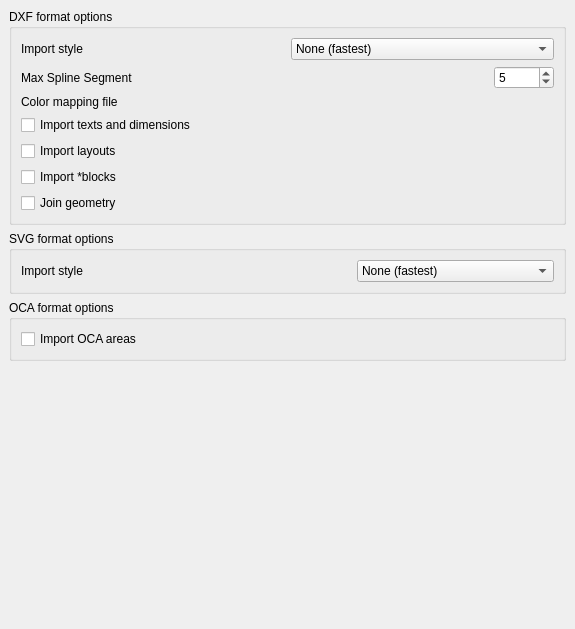
<?xml version="1.0" encoding="UTF-8"?>
<ui version="4.0">
 <class>Gui::Dialog::DlgSettingsDraft</class>
 <widget class="QWidget" name="Gui::Dialog::DlgSettingsDraft">
  <property name="geometry">
   <rect>
    <x>0</x>
    <y>0</y>
    <width>575</width>
    <height>629</height>
   </rect>
  </property>
  <property name="windowTitle">
   <string>Import/Export</string>
  </property>
  <layout class="QVBoxLayout">
   <property name="spacing">
    <number>6</number>
   </property>
   <property name="margin">
    <number>9</number>
   </property>
   <item>
    <widget class="QGroupBox" name="GroupBox12">
     <property name="title">
      <string>DXF format options</string>
     </property>
     <layout class="QVBoxLayout">
      <property name="spacing">
       <number>6</number>
      </property>
      <property name="margin">
       <number>9</number>
      </property>
      <item>
       <layout class="QHBoxLayout">
        <property name="spacing">
         <number>6</number>
        </property>
        <property name="margin">
         <number>0</number>
        </property>
        <item>
         <widget class="QLabel" name="textLabel1_3">
          <property name="text">
           <string>Import style</string>
          </property>
         </widget>
        </item>
        <item>
         <widget class="Gui::PrefComboBox" name="gui::prefcombobox">
          <property name="toolTip">
           <string>This is the method choosed for importing or translating DXF object color into FreeCAD. 
If color mapping is choosed, you must choose a color mapping file containing a translation table that will convert colors into linewidths.
</string>
          </property>
          <property name="currentIndex">
           <number>0</number>
          </property>
          <property name="prefEntry" stdset="0">
           <cstring>dxfstyle</cstring>
          </property>
          <property name="prefPath" stdset="0">
           <cstring>Mod/Draft</cstring>
          </property>
          <item>
           <property name="text">
            <string>None (fastest)</string>
           </property>
          </item>
          <item>
           <property name="text">
            <string>Use default color and linewidth</string>
           </property>
          </item>
          <item>
           <property name="text">
            <string>Original color and linewidth</string>
           </property>
          </item>
          <item>
           <property name="text">
            <string>Color mapped to linewidth</string>
           </property>
          </item>
         </widget>
        </item>
       </layout>
      </item>
      <item>
       <layout class="QHBoxLayout" name="horizontalLayout">
        <item>
         <widget class="QLabel" name="label_7">
          <property name="text">
           <string>Max Spline Segment</string>
          </property>
         </widget>
        </item>
        <item>
         <widget class="Gui::PrefSpinBox" name="gui::prefspinbox_2">
          <property name="maximumSize">
           <size>
            <width>60</width>
            <height>16777215</height>
           </size>
          </property>
          <property name="toolTip">
           <string>When exporting splines to DXF, they are transformed in polylines. This value is the maximum length of each of the polyline segments. If 0, then the whole spline is treated as a straight segment.</string>
          </property>
          <property name="value">
           <number>5</number>
          </property>
          <property name="prefEntry" stdset="0">
           <cstring>maxsplinesegment</cstring>
          </property>
          <property name="prefPath" stdset="0">
           <cstring>Mod/Draft</cstring>
          </property>
         </widget>
        </item>
       </layout>
      </item>
      <item>
       <layout class="QHBoxLayout" name="horizontalLayout_3">
        <item>
         <widget class="QLabel" name="label">
          <property name="text">
           <string>Color mapping file</string>
          </property>
         </widget>
        </item>
        <item>
         <widget class="Gui::PrefFileChooser" name="gui::preffilechooser">
          <property name="minimumSize">
           <size>
            <width>300</width>
            <height>0</height>
           </size>
          </property>
          <property name="toolTip">
           <string>The color mapping file for translating dxf colors into linewidths</string>
          </property>
          <property name="prefEntry" stdset="0">
           <cstring>dxfmappingfile</cstring>
          </property>
          <property name="prefPath" stdset="0">
           <cstring>Mod/Draft</cstring>
          </property>
         </widget>
        </item>
       </layout>
      </item>
      <item>
       <layout class="QHBoxLayout" name="horizontalLayout_7">
        <item>
         <widget class="Gui::PrefCheckBox" name="gui::prefcheckbox_2">
          <property name="toolTip">
           <string>if this is unchecked, texts/mtexts won't be imported</string>
          </property>
          <property name="text">
           <string>Import texts and dimensions</string>
          </property>
          <property name="prefEntry" stdset="0">
           <cstring>dxftext</cstring>
          </property>
          <property name="prefPath" stdset="0">
           <cstring>Mod/Draft</cstring>
          </property>
         </widget>
        </item>
       </layout>
      </item>
      <item>
       <layout class="QHBoxLayout" name="horizontalLayout_2">
        <item>
         <widget class="Gui::PrefCheckBox" name="gui::prefcheckbox_3">
          <property name="toolTip">
           <string>if this is checked, paper space objects will be imported too</string>
          </property>
          <property name="text">
           <string>Import layouts</string>
          </property>
          <property name="prefEntry" stdset="0">
           <cstring>dxflayout</cstring>
          </property>
          <property name="prefPath" stdset="0">
           <cstring>Mod/Draft</cstring>
          </property>
         </widget>
        </item>
       </layout>
      </item>
      <item>
       <layout class="QHBoxLayout" name="horizontalLayout_4">
        <item>
         <widget class="Gui::PrefCheckBox" name="gui::prefcheckbox_7">
          <property name="toolTip">
           <string>Check this if you want the non-named blocks (beginning with a *) to be imported too</string>
          </property>
          <property name="text">
           <string>Import *blocks</string>
          </property>
          <property name="prefEntry" stdset="0">
           <cstring>dxfstarblocks</cstring>
          </property>
          <property name="prefPath" stdset="0">
           <cstring>Mod/Draft</cstring>
          </property>
         </widget>
        </item>
       </layout>
      </item>
      <item>
       <layout class="QHBoxLayout" name="horizontalLayout_5">
        <item>
         <widget class="Gui::PrefCheckBox" name="gui::prefcheckbox_9">
          <property name="toolTip">
           <string>If checked, freecad will try to joint coincident objects into wires. Beware, this can take a while...</string>
          </property>
          <property name="text">
           <string>Join geometry</string>
          </property>
          <property name="prefEntry" stdset="0">
           <cstring>joingeometry</cstring>
          </property>
          <property name="prefPath" stdset="0">
           <cstring>Mod/Draft</cstring>
          </property>
         </widget>
        </item>
       </layout>
      </item>
     </layout>
    </widget>
   </item>
   <item>
    <widget class="QGroupBox" name="GroupBox12_2">
     <property name="title">
      <string>SVG format options</string>
     </property>
     <layout class="QVBoxLayout" name="_3">
      <property name="spacing">
       <number>6</number>
      </property>
      <property name="margin">
       <number>9</number>
      </property>
      <item>
       <layout class="QHBoxLayout" name="_4">
        <property name="spacing">
         <number>6</number>
        </property>
        <property name="margin">
         <number>0</number>
        </property>
        <item>
         <widget class="QLabel" name="textLabel1_5">
          <property name="text">
           <string>Import style</string>
          </property>
         </widget>
        </item>
        <item>
         <spacer name="horizontalSpacer_6">
          <property name="orientation">
           <enum>Qt::Horizontal</enum>
          </property>
          <property name="sizeHint" stdset="0">
           <size>
            <width>40</width>
            <height>20</height>
           </size>
          </property>
         </spacer>
        </item>
        <item>
         <widget class="Gui::PrefComboBox" name="gui::prefcombobox_3">
          <property name="toolTip">
           <string>This is the method choosed for importing SVG object color into FreeCAD.</string>
          </property>
          <property name="currentIndex">
           <number>0</number>
          </property>
          <property name="prefEntry" stdset="0">
           <cstring>svgstyle</cstring>
          </property>
          <property name="prefPath" stdset="0">
           <cstring>Mod/Draft</cstring>
          </property>
          <item>
           <property name="text">
            <string>None (fastest)</string>
           </property>
          </item>
          <item>
           <property name="text">
            <string>Use default color and linewidth</string>
           </property>
          </item>
          <item>
           <property name="text">
            <string>Original color and linewidth</string>
           </property>
          </item>
         </widget>
        </item>
       </layout>
      </item>
     </layout>
    </widget>
   </item>
   <item>
    <widget class="QGroupBox" name="GroupBox12_3">
     <property name="title">
      <string>OCA format options</string>
     </property>
     <layout class="QVBoxLayout" name="_6">
      <property name="spacing">
       <number>6</number>
      </property>
      <property name="margin">
       <number>9</number>
      </property>
      <item>
       <layout class="QHBoxLayout" name="_7">
        <property name="spacing">
         <number>6</number>
        </property>
        <property name="margin">
         <number>0</number>
        </property>
        <item>
         <widget class="Gui::PrefCheckBox" name="gui::prefcheckbox_4">
          <property name="toolTip">
           <string>Check this if you want the areas (3D faces) to be imported too.</string>
          </property>
          <property name="text">
           <string>Import OCA areas</string>
          </property>
          <property name="prefEntry" stdset="0">
           <cstring>ocaareas</cstring>
          </property>
          <property name="prefPath" stdset="0">
           <cstring>Mod/Draft</cstring>
          </property>
         </widget>
        </item>
       </layout>
      </item>
     </layout>
    </widget>
   </item>
   <item>
    <spacer name="verticalSpacer">
     <property name="orientation">
      <enum>Qt::Vertical</enum>
     </property>
     <property name="sizeHint" stdset="0">
      <size>
       <width>20</width>
       <height>40</height>
      </size>
     </property>
    </spacer>
   </item>
  </layout>
 </widget>
 <layoutdefault spacing="6" margin="11"/>
 <pixmapfunction>qPixmapFromMimeSource</pixmapfunction>
 <customwidgets>
  <customwidget>
   <class>Gui::FileChooser</class>
   <extends>QWidget</extends>
   <header>Gui/FileDialog.h</header>
  </customwidget>
  <customwidget>
   <class>Gui::PrefFileChooser</class>
   <extends>Gui::FileChooser</extends>
   <header>Gui/PrefWidgets.h</header>
  </customwidget>
  <customwidget>
   <class>Gui::PrefSpinBox</class>
   <extends>QSpinBox</extends>
   <header>Gui/PrefWidgets.h</header>
  </customwidget>
  <customwidget>
   <class>Gui::PrefCheckBox</class>
   <extends>QCheckBox</extends>
   <header>Gui/PrefWidgets.h</header>
  </customwidget>
  <customwidget>
   <class>Gui::PrefComboBox</class>
   <extends>QComboBox</extends>
   <header>Gui/PrefWidgets.h</header>
  </customwidget>
 </customwidgets>
 <resources/>
 <connections/>
</ui>
